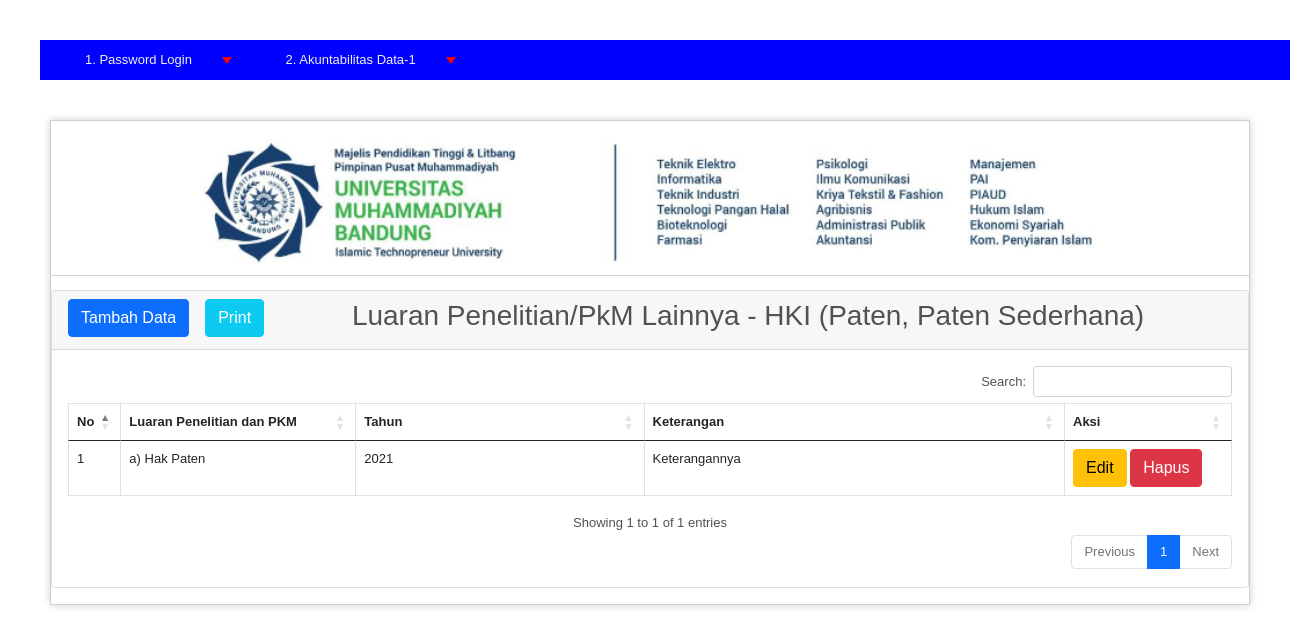
Page /index.php/C03_tb_3b71/index on the committed database.
### application/controllers/C03_tb_3b71.php (called while the page is built, shortened)
<?php
class C03_tb_3b71 extends CI_Controller
{
    public function __construct()
    {
        $this->load->model("M03_tb_3b71");
        $this->load->library('form_validation');
    }
    public function index()
    {
        $data["tb_3b71"] = $this->M03_tb_3b71->getAll();
        $this->load->view("V03_tb-3b1_3b71/V03_tb_3b71_list", $data);
    }
}

### index.php (called while the page is built, shortened)
<?php
require_once BASEPATH.'core/CodeIgniter.php';

### application/models/M03_tb_3b71.php (called while the page is built, shortened)
<?php defined('BASEPATH') OR exit('No direct script access allowed');
class M03_tb_3b71 extends CI_Model
{
    private $_table = "tb-3b7-1";
    public function getAll()
    {
        return $this->db->get($this->_table)->result();
    }
}

### application/views/V03_tb-3b1_3b71/V03_tb_3b71_list.php (the view, shortened to what this page needs)
<!doctype html>
<html lang="en">
  <head>
    <link href="https://cdn.jsdelivr.net/npm/bootstrap@5.1.3/dist/css/bootstrap.min.css" rel="stylesheet">
    <link href="https://cdnjs.cloudflare.com/ajax/libs/twitter-bootstrap/5.0.1/css/bootstrap.min.css" rel="stylesheet">
    <link href="https://cdn.datatables.net/1.11.4/css/dataTables.bootstrap5.min.css" rel="stylesheet">
    <link href="https://cdn.datatables.net/buttons/2.2.2/css/buttons.dataTables.min.css" rel="stylesheet">
  </head>
  <body>
    <div class="card mb-3">
        <div class="card-header">
            <a href="<?php echo site_url('/C03_tb_3b71/add') ?>" class="btn btn-primary float-start">Tambah Data</a>
            <a href="<?php echo site_url('/C03_tb_3b71/print') ?>" target="_blank" href="#" class=" ms-3 btn btn-info text-white float-start">Print</a>
            <h3>Luaran Penelitian/PkM Lainnya - HKI (Paten, Paten Sederhana)</h3>
        </div>
        <div class="card-body">
            <div class="table-responsive">
                <table class="table table-hover table-bordered" id="dataTable" width="100%" cellspacing="0">
                    <thead>
                        <tr>
                            <th>No</th>
                            <th width="200">Luaran Penelitian dan PKM</th>
                            <th>Tahun</th>
                            <th>Keterangan</th>
                            <th>Aksi</th>
                        </tr>
                    </thead>
                    <tbody>
                        <?php
                            $no = 0;
                            foreach ($tb_3b71 as $data):
                                $no++;
                        ?>
                        <tr>
                            <td width="10">
                                <?php echo $no ?>
                            </td>
                            <td width="150">
                                <?php
                                 if($data->luaran_penelitian_dan_pkm==1){
                                     echo "a) Hak Paten";
                                 }
                                ?>
                            </td>
                            <td>
                                <?php echo $data->tahun ?>
                            </td>
                            <td>
                                <?php echo $data->keterangan ?>
                            </td>
                            <td width="150">
                                <a href="<?php echo site_url('/C03_tb_3b71/edit/'.$data->id) ?>"
                                    class="btn btn-small btn-warning"><i class="fas fa-edit"></i> Edit</a>
                                <button  onclick="deleteConfirm('<?php echo site_url('/C03_tb_3b71/delete/'.$data->id) ?>')"
                                    class="btn btn-small btn-danger"><i class="fas fa-trash"></i> Hapus</button>
                            </td>
                        </tr>
                        <?php endforeach; ?>
                    </tbody>
                </table>
            </div>
        </div>
    </div>
  </body>
</html>

### css/background_01.css (style rules this page uses)
body { background-color: #fff; margin: 40px; font: 13px/20px normal Helvetica, Arial, sans-serif; color: #4F5155; }

### rows in the picture
tb-3b7-1: luaran_penelitian_dan_pkm "a) Hak Paten", tahun "2021", keterangan "Keterangannya"
